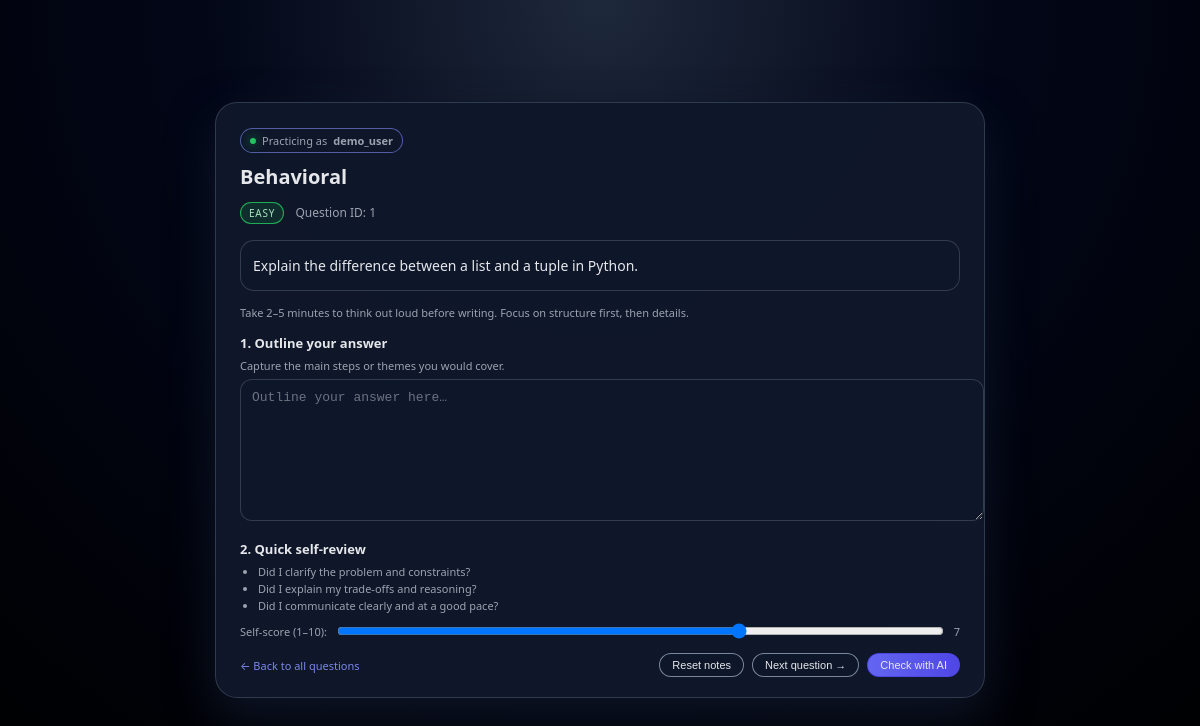
The page /question/1/ (signed in) on the database its author committed.
### core/models.py (models this page shows, shortened)
class Question(models.Model):
    question_text = models.TextField()
    skill = models.ForeignKey(Skill, on_delete=models.CASCADE)
    difficulty = models.CharField(max_length=20)

class Skill(models.Model):
    name = models.CharField(max_length=100)

### core/views.py (the view, shortened to what this page needs)
# urls.py: path('question/<int:pk>/', question_detail, name='question_detail'),
def question_detail(request, pk):
    question = get_object_or_404(Question.objects.select_related("skill"), pk=pk)
    same_skill_qs = Question.objects.filter(skill=question.skill).order_by("pk")
    next_q = same_skill_qs.filter(pk__gt=question.pk).first() or same_skill_qs.first()
    ai_feedback = None
    return render(
        request,
        "question_detail.html",
        {
            "question": question,
            "next_question": next_q,
            "ai_feedback": ai_feedback,
        },
    )

### templates/question_detail.html (shortened to what this page needs)
<!DOCTYPE html>
<html lang="en">
<head>
</head>
<body>
<div class="shell">
    <div class="pill">
        <span class="pill-dot"></span>
        {% if request.user.is_authenticated %}
            Practicing as <strong>{{ request.user.username }}</strong>
        {% else %}
            Practicing as <strong>demo user</strong>
        {% endif %}
    </div>
    <h1>{{ question.skill.name|default:"Question" }}</h1>
    <div class="meta">
        {% if question.difficulty %}
            {% with diff=question.difficulty|lower %}
                <span class="difficulty {% if diff == 'easy' %}difficulty-easy{% elif diff == 'medium' %}difficulty-medium{% elif diff == 'hard' %}difficulty-hard{% endif %}">
                    {{ question.difficulty|title }}
                </span>
            {% endwith %}
        {% endif %}
        Question ID: {{ question.id }}
    </div>
    <form method="post" style="margin: 0;">
        <div class="question-box">
            {{ question.question_text }}
        </div>
        <p class="hint-text">
            Take 2–5 minutes to think out loud before writing. Focus on structure first, then details.
        </p>
        <h2 class="section-title">1. Outline your answer</h2>
        <p class="hint-text">
            Capture the main steps or themes you would cover.
        </p>
        <textarea id="answer-notes" name="notes" placeholder="Outline your answer here…"></textarea>
        <h2 class="section-title">2. Quick self‑review</h2>
        <ul class="checklist">
            <li>Did I clarify the problem and constraints?</li>
            <li>Did I explain my trade‑offs and reasoning?</li>
            <li>Did I communicate clearly and at a good pace?</li>
        </ul>
        <div class="score-row">
            <span>Self‑score (1–10):</span>
            <input type="range" min="1" max="10" value="7" id="self-score" name="score">
            <span id="self-score-label">7</span>
        </div>
        <div class="actions">
            <a href="/" class="link">← Back to all questions</a>
            <div class="btn-row">
                <button class="btn" type="button" onclick="clearNotes()">Reset notes</button>
                {% if next_question %}
                    <button class="btn" type="submit" name="action" value="next">
                        {% if next_question.id == question.id %}
                            Finish session
                        {% else %}
                            Next question →
                        {% endif %}
                    </button>
                {% else %}
                    <button class="btn" type="submit" name="action" value="next">
                        Finish session
                    </button>
                {% endif %}
                <button class="btn btn-primary" type="submit" name="action" value="ai">
                    Check with AI
                </button>
            </div>
        </div>
    </form>
</div>
</body>
</html>

### templates/question_detail.html (style rules this page uses)
body { margin: 0; min-height: 100vh; font-family: system-ui, -apple-system, BlinkMacSystemFont, "SF Pro Text", sans-serif; background: radial-gradient(circle at top, #1e293b 0, #020617 40%, #000 100%); color: #e5e7eb; display: flex; align-items: center; justify-content: center; }
.shell { width: 100%; max-width: 720px; margin: 24px; padding: 24px 24px 20px; border-radius: 22px; background: linear-gradient(135deg, rgba(15, 23, 42, 0.96), rgba(15, 23, 42, 0.98)); border: 1px solid rgba(148, 163, 184, 0.25); box-shadow: 0 18px 45px rgba(15, 23, 42, 0.9); }
.pill { display: inline-flex; align-items: center; gap: 6px; font-size: 11px; padding: 4px 9px; border-radius: 999px; border: 1px solid rgba(129, 140, 248, 0.6); color: #9ca3af; background: rgba(15, 23, 42, 0.8); margin-bottom: 10px; }
.pill-dot { width: 6px; height: 6px; border-radius: 999px; background: #22c55e; box-shadow: 0 0 12px rgba(34, 197, 94, 0.9); }
h1 { margin: 0 0 12px; font-size: 20px; }
.meta { font-size: 12px; color: #9ca3af; margin-bottom: 16px; }
.difficulty { display: inline-block; margin-right: 8px; font-size: 10px; text-transform: uppercase; letter-spacing: 0.08em; padding: 3px 8px; border-radius: 999px; border: 1px solid rgba(148, 163, 184, 0.8); }
.difficulty-easy { border-color: rgba(34, 197, 94, 0.85); color: rgba(187, 247, 208, 0.9); background: rgba(21, 128, 61, 0.22); }
.question-box { padding: 14px 12px; border-radius: 14px; background: rgba(15, 23, 42, 0.95); border: 1px solid rgba(55, 65, 81, 0.9); font-size: 14px; line-height: 1.5; margin-bottom: 14px; }
.section-title { margin: 14px 0 6px; font-size: 13px; font-weight: 600; color: #e5e7eb; }
.hint-text { font-size: 11px; color: #9ca3af; margin: 0 0 6px; }
.checklist { margin: 4px 0 8px; padding-left: 18px; font-size: 11px; color: #9ca3af; }
.checklist li { margin-bottom: 2px; }
.score-row { display: flex; align-items: center; gap: 8px; font-size: 11px; color: #9ca3af; margin: 6px 0 12px; }
.score-row input[type="range"] { flex: 1; }
textarea { width: 100%; min-height: 120px; border-radius: 12px; border: 1px solid rgba(55, 65, 81, 0.9); background: rgba(15, 23, 42, 0.9); color: #e5e7eb; font-size: 13px; padding: 10px 11px; resize: vertical; outline: none; }
textarea::placeholder { color: #6b7280; }
.actions { margin-top: 10px; display: flex; justify-content: space-between; align-items: center; font-size: 11px; color: #9ca3af; }
.btn-row { display: flex; gap: 8px; }
.btn { border-radius: 999px; border: 1px solid rgba(148, 163, 184, 0.8); background: rgba(15, 23, 42, 0.95); color: #e5e7eb; font-size: 11px; padding: 5px 12px; cursor: pointer; }
.btn-primary { border-color: rgba(79, 70, 229, 0.95); background: linear-gradient(to right, #6366f1, #4f46e5); }
a.link { color: rgba(129, 140, 248, 0.95); text-decoration: none; }

### rows shown on the page
Question: skill.name "Behavioral", difficulty "EASY", id "1", question_text "Explain the difference between a list and a tuple in Python."

### other values the page prints
{{ request.user.username }} "demo_user"
